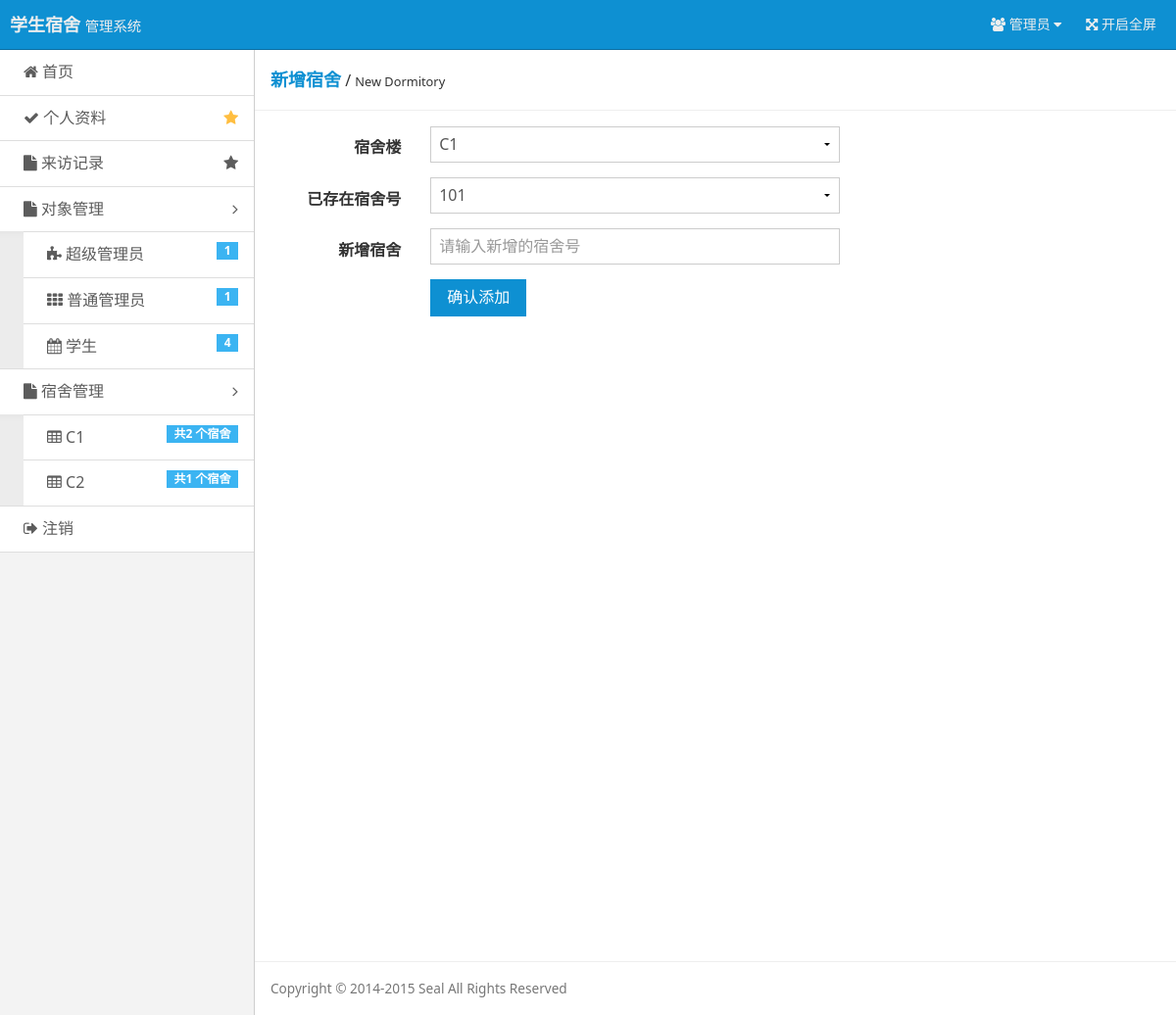
Page /pages/dor-add.php (signed in) on the committed database.
### tables this page shows
CREATE TABLE `build`  (
  `Build_Name` varchar(16) NOT NULL COMMENT '宿舍名',
  `Build_Id` varchar(16) NOT NULL COMMENT '宿舍楼',
  `Build_Price` varchar(16) NOT NULL COMMENT '宿舍单价',
  PRIMARY KEY (`Build_Name`) USING BTREE
);

### include/checklogin.php (called while the page is built, shortened)
<?php
$user = $_COOKIE ['user'];
$user_power = $_COOKIE ['user_power'];
if($user == ""){
    header("Location: ?r=login");
    exit();
}else{
    $query = "SELECT * FROM user WHERE Id = '$user'";
    $result = mysqli_query($conn, $query);
    $users = mysqli_fetch_array($result);
}
?>

### pages/dor-add.php (the view, shortened to what this page needs)
<?php
require 'connect/database.php';
require 'include/checklogin.php';
include 'tools/tool_database.php';
$permission_read = "true";
$permission_read = "readonly='$permission_read'";
if ($user_power == 3) {
    header("Location: ?r=permission-denied");
    exit();
} else {
    $permission_show = "style=\"display: none;\"";
    if ($user_power == 1) {
        $permission_read = "";
    }
}
$users_all_dor_builds_query = "SELECT Build_Name FROM build ORDER BY Build_Id";
$users_all_dor_builds_result = mysqli_query($conn, $users_all_dor_builds_query) or die ('SQL语句有误：' . mysqli_error($conn));
$users_all_dor_build_query = "SELECT Build_Name,Build_Id FROM build ORDER BY Build_Id";
$users_all_dor_build_result = mysqli_query($conn,$users_all_dor_build_query) or die ('SQL语句有误：' . mysqli_error($conn));
$users_all_dor_build = mysqli_fetch_array($users_all_dor_build_result);
$dor_build_select_name = $_GET['db_name_select'];
if (isset($dor_build_select_name)) {
    $dor_build_select_id = queryDorBuildIdByName($conn,$dor_build_select_name);
    $dor_list_query = "SELECT Dor_No FROM dormitory WHERE Build_Id='$dor_build_select_id'";
} else $dor_list_query = "SELECT Dor_No FROM dormitory WHERE Build_Id='{$users_all_dor_build['Build_Id']}'";
$dor_list_result = mysqli_query($conn,$dor_list_query) or die ('SQL语句有误：' . mysqli_error($conn));
?>
<!doctype html>
<html class="no-js">
<head>
    <link rel="stylesheet" href="assets/css/amazeui.min.css"/>
    <link rel="stylesheet" href="assets/css/admin.css">
    <link rel="stylesheet" href="assets/css/css_msgbox/msgBoxLight.css"/>
</head>
<body>
<header class="am-topbar am-topbar-inverse admin-header">
    <?php require 'tools/header.php'; ?>
</header>
<div class="am-cf admin-main">
    <?php require 'tools/siderbar.php'; ?>
    <div class="admin-content">
        <div class="admin-content-body">
            <div class="am-cf am-padding am-padding-bottom-0">
                <div class="am-fl am-cf"><strong class="am-text-primary am-text-lg">新增宿舍</strong> /
                    <small>New Dormitory</small>
                </div>
            </div>
            <hr/>
            <div class="am-g">
                <div class="am-u-sm-12 am-u-md-8 am-u-md-pull-4">
                    <form class="am-form am-form-horizontal" method="post" name="add">
                        <div class="am-form-group">
                            <label for="user-dor-build" class="am-u-sm-3 am-form-label">宿舍楼</label>
                            <div class="am-u-sm-9">
                                <?php
                                if ($user_power == 3) {
                                    echo "<select name='user-dor-build' id='user-dor-build' disabled='disabled' onchange='request(this.id)'>";
                                } else {
                                    echo "<select name='user-dor-build' id='user-dor-build' onchange='request(this.id)'>";
                                }
                                while ($dor_builds = mysqli_fetch_array($users_all_dor_builds_result)) {
                                    if ($dor_builds['Build_Name'] == 'C1') {
                                        echo "<option value='{$dor_builds['Build_Name']}' selected='selected'>{$dor_builds['Build_Name']}</option>";
                                    } else {
                                        echo "<option value='{$dor_builds['Build_Name']}'>{$dor_builds['Build_Name']}</option>";
                                    }
                                }
                                echo "</select>";
                                ?>
                            </div>
                        </div>
                        <div class="am-form-group">
                            <label for="user-dor-exist" class="am-u-sm-3 am-form-label">已存在宿舍号</label>
                            <div class="am-u-sm-9">
                                <?php
                                if ($user_power == 3) {
                                    echo "<select name='user-dor-exist' disabled='disabled'>";
                                } else {
                                    echo "<select name='user-dor-exist'>";
                                }
                                while ($db_dor = mysqli_fetch_array($dor_list_result)) {
                                    if ($db_dor['Dor_No'] == '101') {
                                        echo "<option value='{$db_dor['Dor_No']}' selected='selected'>{$db_dor['Dor_No']}</option>";
                                    } else {
                                        echo "<option value='{$db_dor['Dor_No']}'>{$db_dor['Dor_No']}</option>";
                                    }
                                }
                                echo "</select>";
                                ?>
                            </div>
                        </div>
                        <div class="am-form-group">
                            <label for="user-dor-new" class="am-u-sm-3 am-form-label">新增宿舍</label>
                            <div class="am-u-sm-9">
                                <input type="text" id="user-dor-new" name="user-dor-new"
                                       placeholder="请输入新增的宿舍号" <?php echo $permission_read ?>>
                            </div>
                        </div>
                        <div class="am-form-group">
                            <div class="am-u-sm-9 am-u-sm-push-3">
                                <input type="submit" name="add" value="确认添加"
                                       class="am-btn am-btn-primary" <?php if ($user_power != 3) echo ""; else echo $permission_show ?>>
                            </div>
                        </div>
                    </form>
                </div>
            </div>
        </div>
        <footer class="admin-content-footer">
            <?php require 'tools/footer.php'; ?>
        </footer>
    </div>
</div>
    <?php require 'tools/footer.php'; ?>
</body>
</html>

### tools/siderbar.php (shortened to what this page needs)
<?php
require 'connect/database.php';
require 'include/checklogin.php';
$super_admins_query=mysqli_query($conn,"SELECT * FROM `user` WHERE Power=1 ORDER BY user_Num DESC");
$super_admins_count=mysqli_num_rows($super_admins_query);
$normal_admin_query=mysqli_query($conn,"SELECT * FROM `user` WHERE Power=2 ORDER BY user_Num DESC");
$normal_admins_count=mysqli_num_rows($normal_admin_query);
$student_query=mysqli_query($conn,"SELECT * FROM `user` WHERE Power=3 ORDER BY user_Num DESC");
$students_count=mysqli_num_rows($student_query);
$dormitory_builds_query=mysqli_query($conn,"SELECT * FROM build ORDER BY Build_Id ");
?>
<div class="admin-sidebar am-offcanvas" id="admin-offcanvas">
    <div class="am-offcanvas-bar admin-offcanvas-bar">
        <ul class="am-list admin-sidebar-list">
            <?php
            switch ($user_power) {
                case 1 :
                    $judge_href = "?r=superadmin";
                    break;
            }
            ?>
            <li><a href="<?php echo $judge_href ?>"><span class="am-icon-home"></span> 首页</a></li>
            <?php
            switch ($user_power) {
                case 1 :
                    $data_href = "?r=user-admin-super&uno={$users['Id']}";
                    break;
            }
            ?>
            <li><a href="<?php echo $data_href ?>" class="am-cf"><span class="am-icon-check"></span> 个人资料<span class="am-icon-star am-fr am-margin-right admin-icon-yellow"></span></a></li>
            <li <?php if ($user_power == 3) echo 'style="display: none;"' ?>><a href="?r=show-visit" class="am-cf"><span class="am-icon-file"></span> 来访记录<span class="am-icon-star am-fr am-margin-right"></span></a></li>
            <li class="admin-parent" <?php if ($user_power == 3) echo 'style="display: none;"' ?>>
                <a class="am-cf" data-am-collapse="{target: '#collapse-nav'}"><span class="am-icon-file"></span> 对象管理 <span class="am-icon-angle-right am-fr am-margin-right"></span></a>
                <ul class="am-list am-collapse admin-sidebar-sub am-in" id="collapse-nav">
                    <li <?php if ($user_power == 2 || $user_power == 3) echo 'style="display: none;"' ?>><a href="?r=show-admin-super"><span class="am-icon-puzzle-piece"></span> 超级管理员 <span class="am-badge am-badge-secondary am-margin-right am-fr"><?php echo $super_admins_count?></span></a></li>
                    <li <?php if ($user_power == 2 || $user_power == 3) echo 'style="display: none;"' ?>><a href="?r=show-admin-normal"><span class="am-icon-th"></span> 普通管理员<span class="am-badge am-badge-secondary am-margin-right am-fr"><?php echo $normal_admins_count?></span></a></li>
                    <li ><a href="?r=show-stu"><span class="am-icon-calendar"></span> 学生 <span class="am-badge am-badge-secondary am-margin-right am-fr"><?php echo $students_count?></span></a></li>
                </ul>
            </li>
            <li class="admin-parent" <?php if ($user_power == 3) echo 'style="display: none;"' ?>>
                <a class="am-cf" data-am-collapse="{target: '#collapse-nav'}"><span class="am-icon-file"></span> 宿舍管理 <span class="am-icon-angle-right am-fr am-margin-right"></span></a>
                <ul class="am-list am-collapse admin-sidebar-sub am-in" id="collapse-nav">
                    <?php
                    while ($dormitory_builds = mysqli_fetch_array($dormitory_builds_query)) {
                        ?>
                        <li><a href="?r=show-dormitories&db_id=<?php echo $dormitory_builds['Build_Id'] ?>"><span
                                        class="am-icon-table"></span> <?php echo $dormitory_builds['Build_Name'] ?>
                                <span
                                        class="am-badge am-badge-secondary am-margin-right am-fr">共<?php echo mysqli_num_rows(mysqli_query($conn,"SELECT * FROM dormitory d,build b WHERE d.Build_Id = b.Build_Id AND b.Build_Name ='{$dormitory_builds['Build_Name']}' ")) ?>
                                    个宿舍</span></a>
                        </li>
                    <?php } ?>
                </ul>
            </li>
            <li><a href="?r=outlogin"><span class="am-icon-sign-out"></span> 注销</a></li>
        </ul>
    </div>
</div>

### assets/css/admin.css (style rules this page uses)
html, body { height: 100%; overflow: hidden; }
ul { margin-top: 0; }
.admin-icon-yellow { color: #ffbe40; }
.admin-header { position: fixed; top: 0; left: 0; right: 0; z-index: 1500; font-size: 1.4rem; margin-bottom: 0; }
.admin-main { position: relative; height: 100%; padding-top: 51px; background: #f3f3f3; }
.admin-sidebar { width: 260px; min-height: 100%; float: left; border-right: 1px solid #cecece; }
.admin-sidebar-list { margin-bottom: 0; }
.admin-sidebar-list li a { color: #5c5c5c; padding-left: 24px; }
.admin-sidebar-list li:first-child { border-top: none; }
.admin-sidebar-sub { margin-top: 0; margin-bottom: 0; box-shadow: 0 16px 8px -15px #e2e2e2 inset; background: #ececec; padding-left: 24px; }
.admin-sidebar-sub li:first-child { border-top: 1px solid #dedede; }
.admin-content { display: -webkit-box; display: -webkit-flex; display: -ms-flexbox; display: flex; -webkit-box-orient: vertical; -webkit-box-direction: normal; -webkit-flex-direction: column; -ms-flex-direction: column; flex-direction: column; background: #fff; }
.admin-content, .admin-sidebar { height: 100%; overflow-x: hidden; overflow-y: scroll; -webkit-overflow-scrolling: touch; }
.admin-content-body { -webkit-box-flex: 1; -webkit-flex: 1 0 auto; -ms-flex: 1 0 auto; flex: 1 0 auto; }
.admin-content-footer { font-size: 85%; color: #777; }
@media only screen and (min-width: 641px) { .admin-sidebar { display: block; position: static; background: none; } }
@media only screen and (min-width: 641px) { .admin-offcanvas-bar { position: static; width: auto; background: none; -webkit-transform: translate3d(0, 0, 0); -ms-transform: translate3d(0, 0, 0); transform: translate3d(0, 0, 0); overflow-y: visible; min-height: 100%; } }
@media only screen and (min-width: 641px) { .admin-offcanvas-bar:after { content: none; } }

### rows in the picture
build: Build_Name "C1", Build_Name "2"
build: Build_Name "C2", Build_Name "1"

### other values in the picture
$super_admins_count "1"
$normal_admins_count "1"
$students_count "4"
form field user-dor-build "C1"
form field user-dor-exist "101"
